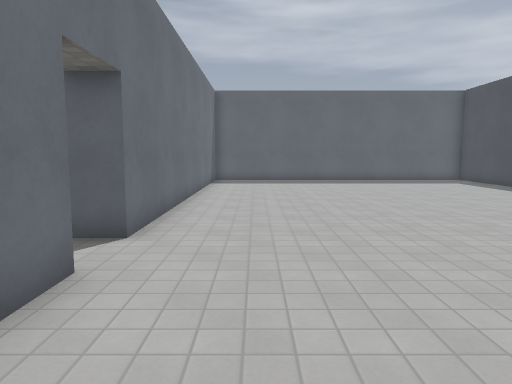
[1] (above)

15 first-person views from a walk through a Godot game level. The camera is 1.5 m above the floor, tilts 6° down and sees 70° across. The floor is counted in squares, 1 m on a side. Each view is taken from the middle of a square. On the plan, view 1 faces up. The plan holds only what a view shows up to about 16 squares ahead; the rest is blank. The place goes on beyond the plan. Surface patterns are stand-ins for the level's own textures.

[2]
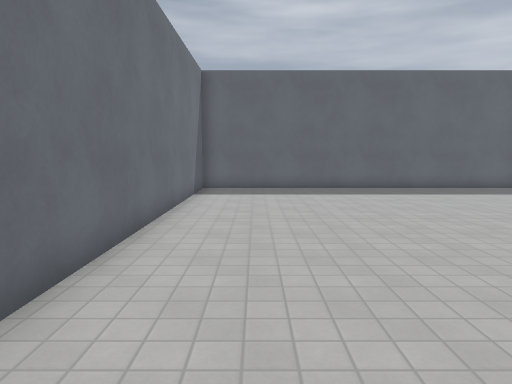

[3]
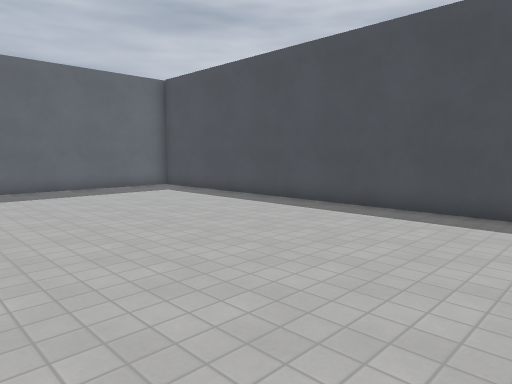

[4]
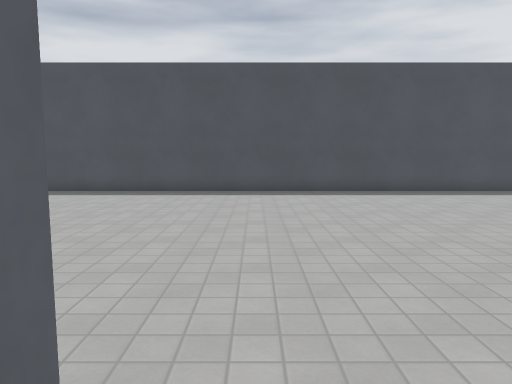

[5]
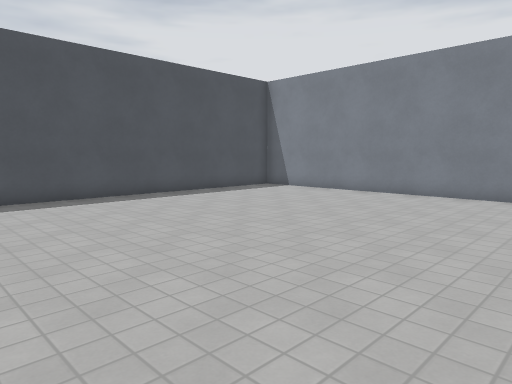

[6]
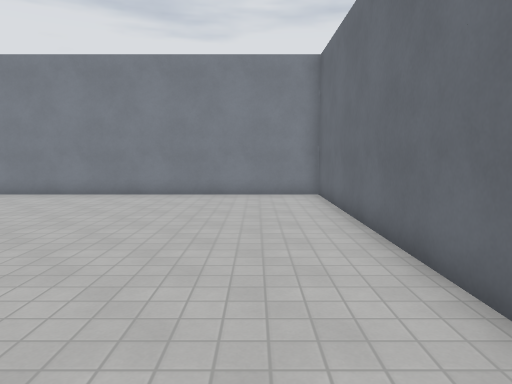

[7]
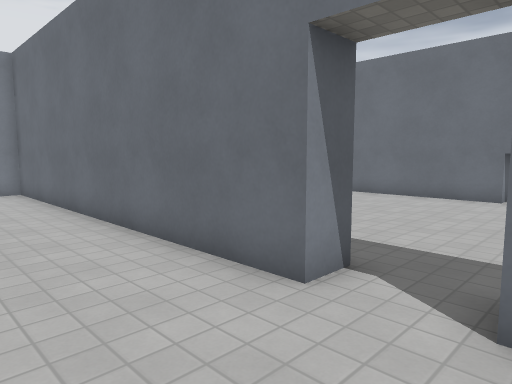

[8]
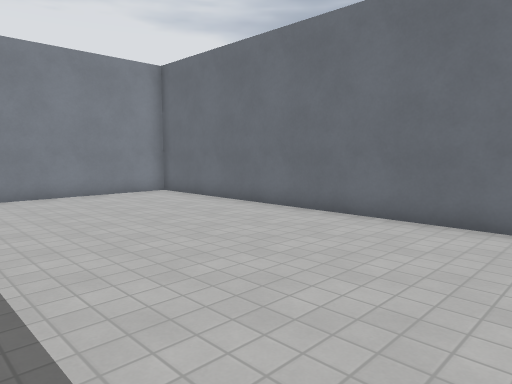

[9]
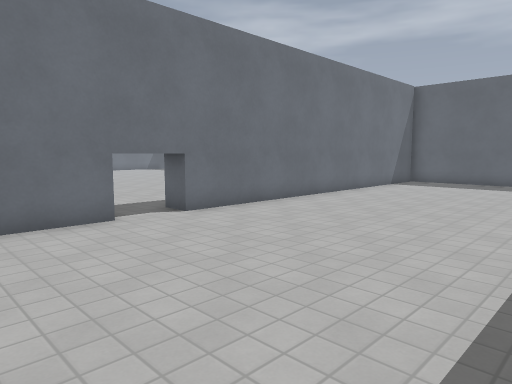

[10]
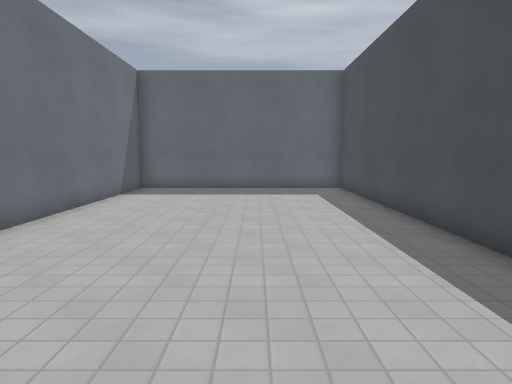

[11]
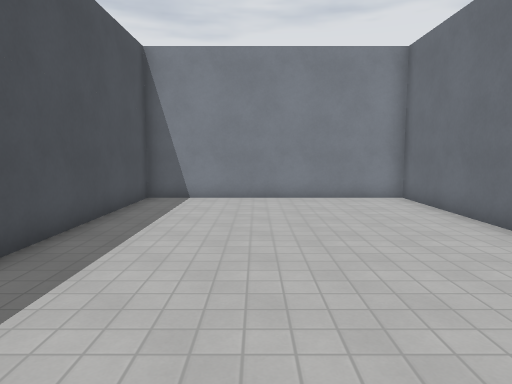

[12]
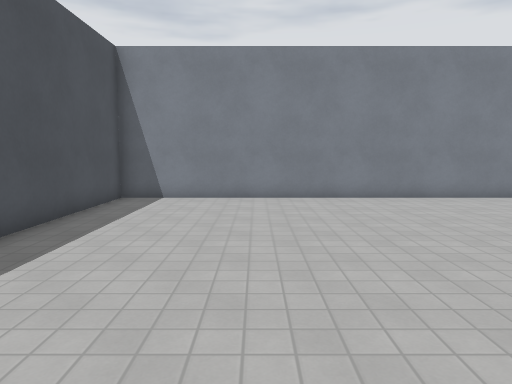

[13]
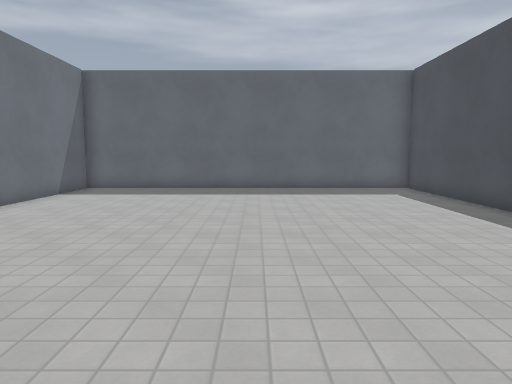

[14]
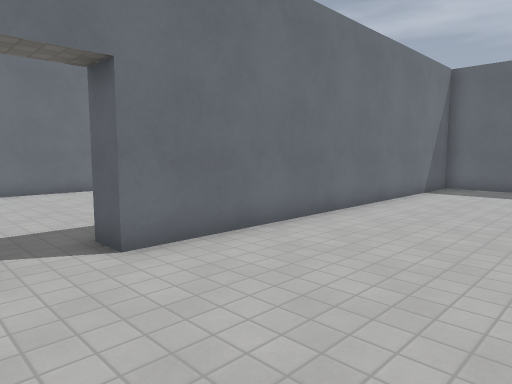

[15]
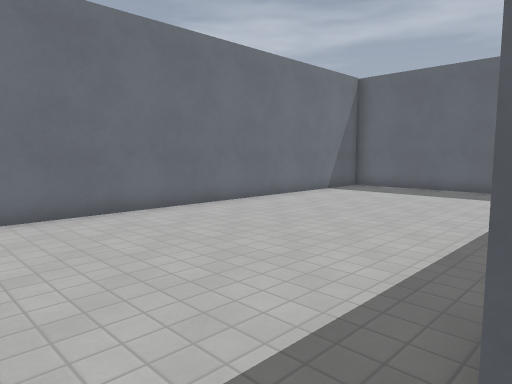

### Floor plan
Ten units are one square. View 1 is at (0, 0); x grows to the right and y downward. Boxes are objects, and circles mark ways between rooms. Rooms are numbered by the first view taken in them; rooms with no view inside come last. Other rooms are left out.
<svg viewBox="-125 -214 246 303">
<path fill="none" stroke="#000" d="M-23 -45 -23 84 116 84 116 -209 -31 -209M-23 -208 -23 -64M-34 -45 -23 -45M-23 -64 -34 -64M-33 -101 -33 -208M-31 -209 -120 -209 -120 84 -33 84 -33 11"/>
<circle cx="-30" cy="-55" r="3" fill="#2a7"/>
<text x="40" y="-60">1</text>
<text x="-70" y="-60">2</text>
</svg>
Room 1 opens to room 2.

Where each view was taken, in squares from view 1:
view 1: 0 up, 0 right, facing up
view 2: 5 up, 0 right, facing up
view 3: 5 up, 2 right, facing up-right
view 4: 6 up, 3 left, facing right
view 5: 5 up, 1 left, facing down-right
view 6: 5 up, 0 right, facing down
view 7: 7 up, 1 right, facing down-left
view 8: 5 up, 4 left, facing down-left
view 9: 1 up, 4 left, facing up-left
view 10: 5 up, 7 left, facing up
view 11: 4 up, 7 left, facing down
view 12: 4 up, 7 right, facing down
view 13: 5 up, 5 right, facing up
view 14: 4 up, 3 right, facing up-left
view 15: 5 up, 3 left, facing up-left
